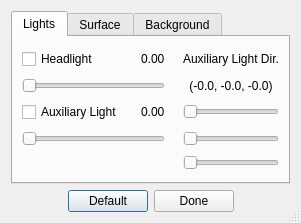
<?xml version="1.0" encoding="UTF-8"?>
<ui version="4.0">
 <class>LightingDialog</class>
 <widget class="QDialog" name="LightingDialog">
  <property name="geometry">
   <rect>
    <x>0</x>
    <y>0</y>
    <width>278</width>
    <height>223</height>
   </rect>
  </property>
  <property name="windowTitle">
   <string>Lighting</string>
  </property>
  <property name="sizeGripEnabled">
   <bool>true</bool>
  </property>
  <layout class="QVBoxLayout" name="verticalLayout">
   <item>
    <widget class="QTabWidget" name="tabWidget">
     <property name="currentIndex">
      <number>0</number>
     </property>
     <widget class="QWidget" name="tabLights">
      <attribute name="title">
       <string>Lights</string>
      </attribute>
      <layout class="QGridLayout" name="gridLayout_3" columnstretch="1,0,1">
       <property name="horizontalSpacing">
        <number>18</number>
       </property>
       <item row="1" column="2">
        <widget class="QLabel" name="labelAuxiliaryLightPosition">
         <property name="text">
          <string>(-0.0, -0.0, -0.0)</string>
         </property>
         <property name="alignment">
          <set>Qt::AlignCenter</set>
         </property>
        </widget>
       </item>
       <item row="3" column="2">
        <widget class="QSlider" name="sliderY">
         <property name="orientation">
          <enum>Qt::Horizontal</enum>
         </property>
        </widget>
       </item>
       <item row="0" column="0">
        <widget class="QCheckBox" name="checkBoxHeadlight">
         <property name="text">
          <string>Headlight</string>
         </property>
        </widget>
       </item>
       <item row="2" column="0">
        <widget class="QCheckBox" name="checkBoxAuxiliaryLight">
         <property name="text">
          <string>Auxiliary Light</string>
         </property>
        </widget>
       </item>
       <item row="0" column="2">
        <widget class="QLabel" name="label_15">
         <property name="text">
          <string>Auxiliary Light Dir.</string>
         </property>
         <property name="alignment">
          <set>Qt::AlignCenter</set>
         </property>
        </widget>
       </item>
       <item row="3" column="0" colspan="2">
        <widget class="QSlider" name="sliderAuxiliaryLightIntensity">
         <property name="orientation">
          <enum>Qt::Horizontal</enum>
         </property>
        </widget>
       </item>
       <item row="1" column="0" colspan="2">
        <widget class="QSlider" name="sliderHeadlightIntensity">
         <property name="orientation">
          <enum>Qt::Horizontal</enum>
         </property>
        </widget>
       </item>
       <item row="2" column="2">
        <widget class="QSlider" name="sliderX">
         <property name="orientation">
          <enum>Qt::Horizontal</enum>
         </property>
        </widget>
       </item>
       <item row="4" column="2">
        <widget class="QSlider" name="sliderZ">
         <property name="orientation">
          <enum>Qt::Horizontal</enum>
         </property>
        </widget>
       </item>
       <item row="0" column="1">
        <widget class="QLabel" name="labelHeadlightIntensity">
         <property name="text">
          <string>0.00</string>
         </property>
        </widget>
       </item>
       <item row="2" column="1">
        <widget class="QLabel" name="labelAuxiliaryLightIntensity">
         <property name="text">
          <string>0.00</string>
         </property>
        </widget>
       </item>
      </layout>
     </widget>
     <widget class="QWidget" name="tabSurface">
      <attribute name="title">
       <string>Surface</string>
      </attribute>
      <layout class="QGridLayout" name="gridLayout_2">
       <item row="3" column="2">
        <widget class="QLabel" name="labelSpecularPower">
         <property name="text">
          <string>0.00</string>
         </property>
        </widget>
       </item>
       <item row="1" column="3">
        <widget class="QSlider" name="sliderAmbient">
         <property name="sizePolicy">
          <sizepolicy hsizetype="Expanding" vsizetype="Fixed">
           <horstretch>1</horstretch>
           <verstretch>0</verstretch>
          </sizepolicy>
         </property>
         <property name="orientation">
          <enum>Qt::Horizontal</enum>
         </property>
        </widget>
       </item>
       <item row="0" column="3">
        <widget class="QSlider" name="sliderDiffuse">
         <property name="sizePolicy">
          <sizepolicy hsizetype="Expanding" vsizetype="Fixed">
           <horstretch>1</horstretch>
           <verstretch>0</verstretch>
          </sizepolicy>
         </property>
         <property name="orientation">
          <enum>Qt::Horizontal</enum>
         </property>
        </widget>
       </item>
       <item row="1" column="2">
        <widget class="QLabel" name="labelAmbient">
         <property name="text">
          <string>0.00</string>
         </property>
        </widget>
       </item>
       <item row="0" column="2">
        <widget class="QLabel" name="labelDiffuse">
         <property name="text">
          <string>0.00</string>
         </property>
        </widget>
       </item>
       <item row="2" column="2">
        <widget class="QLabel" name="labelSpecular">
         <property name="text">
          <string>0.00</string>
         </property>
        </widget>
       </item>
       <item row="3" column="1">
        <widget class="QLabel" name="label_13">
         <property name="text">
          <string>Specular Power:</string>
         </property>
         <property name="alignment">
          <set>Qt::AlignRight|Qt::AlignTrailing|Qt::AlignVCenter</set>
         </property>
         <property name="wordWrap">
          <bool>true</bool>
         </property>
        </widget>
       </item>
       <item row="3" column="3">
        <widget class="QSlider" name="sliderSpecularPower">
         <property name="sizePolicy">
          <sizepolicy hsizetype="Expanding" vsizetype="Fixed">
           <horstretch>1</horstretch>
           <verstretch>0</verstretch>
          </sizepolicy>
         </property>
         <property name="orientation">
          <enum>Qt::Horizontal</enum>
         </property>
        </widget>
       </item>
       <item row="2" column="3">
        <widget class="QSlider" name="sliderSpecular">
         <property name="sizePolicy">
          <sizepolicy hsizetype="Expanding" vsizetype="Fixed">
           <horstretch>1</horstretch>
           <verstretch>0</verstretch>
          </sizepolicy>
         </property>
         <property name="orientation">
          <enum>Qt::Horizontal</enum>
         </property>
        </widget>
       </item>
       <item row="2" column="0" colspan="2">
        <widget class="QLabel" name="label_11">
         <property name="text">
          <string>Specular:</string>
         </property>
         <property name="alignment">
          <set>Qt::AlignRight|Qt::AlignTrailing|Qt::AlignVCenter</set>
         </property>
        </widget>
       </item>
       <item row="1" column="0" colspan="2">
        <widget class="QLabel" name="label_9">
         <property name="text">
          <string>Ambient:</string>
         </property>
         <property name="alignment">
          <set>Qt::AlignRight|Qt::AlignTrailing|Qt::AlignVCenter</set>
         </property>
        </widget>
       </item>
       <item row="0" column="0" colspan="2">
        <widget class="QLabel" name="label_7">
         <property name="text">
          <string>Diffuse:</string>
         </property>
         <property name="alignment">
          <set>Qt::AlignRight|Qt::AlignTrailing|Qt::AlignVCenter</set>
         </property>
        </widget>
       </item>
      </layout>
     </widget>
     <widget class="QWidget" name="tabBackground">
      <attribute name="title">
       <string>Background</string>
      </attribute>
      <layout class="QGridLayout" name="gridLayout">
       <item row="0" column="6">
        <spacer name="horizontalSpacer_3">
         <property name="orientation">
          <enum>Qt::Horizontal</enum>
         </property>
         <property name="sizeHint" stdset="0">
          <size>
           <width>38</width>
           <height>20</height>
          </size>
         </property>
        </spacer>
       </item>
       <item row="2" column="0">
        <widget class="QLabel" name="label_2">
         <property name="text">
          <string>Green:</string>
         </property>
         <property name="alignment">
          <set>Qt::AlignRight|Qt::AlignTrailing|Qt::AlignVCenter</set>
         </property>
        </widget>
       </item>
       <item row="3" column="0">
        <widget class="QLabel" name="label_3">
         <property name="text">
          <string>Blue:</string>
         </property>
         <property name="alignment">
          <set>Qt::AlignRight|Qt::AlignTrailing|Qt::AlignVCenter</set>
         </property>
        </widget>
       </item>
       <item row="1" column="0">
        <widget class="QLabel" name="label">
         <property name="text">
          <string>Red:</string>
         </property>
         <property name="alignment">
          <set>Qt::AlignRight|Qt::AlignTrailing|Qt::AlignVCenter</set>
         </property>
        </widget>
       </item>
       <item row="1" column="1">
        <widget class="QLabel" name="labelRed">
         <property name="text">
          <string>0.00</string>
         </property>
        </widget>
       </item>
       <item row="2" column="1">
        <widget class="QLabel" name="labelGreen">
         <property name="text">
          <string>0.00</string>
         </property>
        </widget>
       </item>
       <item row="3" column="1">
        <widget class="QLabel" name="labelBlue">
         <property name="text">
          <string>0.00</string>
         </property>
        </widget>
       </item>
       <item row="1" column="3" colspan="4">
        <widget class="QSlider" name="sliderRed">
         <property name="sizePolicy">
          <sizepolicy hsizetype="Expanding" vsizetype="Fixed">
           <horstretch>1</horstretch>
           <verstretch>0</verstretch>
          </sizepolicy>
         </property>
         <property name="orientation">
          <enum>Qt::Horizontal</enum>
         </property>
        </widget>
       </item>
       <item row="2" column="3" colspan="4">
        <widget class="QSlider" name="sliderGreen">
         <property name="sizePolicy">
          <sizepolicy hsizetype="Expanding" vsizetype="Fixed">
           <horstretch>1</horstretch>
           <verstretch>0</verstretch>
          </sizepolicy>
         </property>
         <property name="orientation">
          <enum>Qt::Horizontal</enum>
         </property>
        </widget>
       </item>
       <item row="3" column="3" colspan="4">
        <widget class="QSlider" name="sliderBlue">
         <property name="sizePolicy">
          <sizepolicy hsizetype="Expanding" vsizetype="Fixed">
           <horstretch>1</horstretch>
           <verstretch>0</verstretch>
          </sizepolicy>
         </property>
         <property name="orientation">
          <enum>Qt::Horizontal</enum>
         </property>
        </widget>
       </item>
       <item row="0" column="0" colspan="2">
        <widget class="QRadioButton" name="radioButtonWhite">
         <property name="text">
          <string>White</string>
         </property>
         <property name="checked">
          <bool>true</bool>
         </property>
        </widget>
       </item>
       <item row="0" column="3" colspan="3">
        <widget class="QRadioButton" name="radioButtonCustom">
         <property name="text">
          <string>Custom</string>
         </property>
        </widget>
       </item>
      </layout>
     </widget>
    </widget>
   </item>
   <item>
    <layout class="QHBoxLayout" name="horizontalLayout">
     <item>
      <spacer name="horizontalSpacer">
       <property name="orientation">
        <enum>Qt::Horizontal</enum>
       </property>
       <property name="sizeHint" stdset="0">
        <size>
         <width>40</width>
         <height>20</height>
        </size>
       </property>
      </spacer>
     </item>
     <item>
      <widget class="QPushButton" name="pushButtonDefault">
       <property name="text">
        <string>Default</string>
       </property>
      </widget>
     </item>
     <item>
      <widget class="QPushButton" name="pushButtonDone">
       <property name="text">
        <string>Done</string>
       </property>
      </widget>
     </item>
     <item>
      <spacer name="horizontalSpacer_2">
       <property name="orientation">
        <enum>Qt::Horizontal</enum>
       </property>
       <property name="sizeHint" stdset="0">
        <size>
         <width>40</width>
         <height>20</height>
        </size>
       </property>
      </spacer>
     </item>
    </layout>
   </item>
  </layout>
 </widget>
 <tabstops>
  <tabstop>tabWidget</tabstop>
  <tabstop>checkBoxHeadlight</tabstop>
  <tabstop>sliderHeadlightIntensity</tabstop>
  <tabstop>checkBoxAuxiliaryLight</tabstop>
  <tabstop>sliderAuxiliaryLightIntensity</tabstop>
  <tabstop>sliderX</tabstop>
  <tabstop>sliderY</tabstop>
  <tabstop>sliderZ</tabstop>
  <tabstop>sliderDiffuse</tabstop>
  <tabstop>sliderAmbient</tabstop>
  <tabstop>sliderSpecular</tabstop>
  <tabstop>sliderSpecularPower</tabstop>
  <tabstop>radioButtonWhite</tabstop>
  <tabstop>radioButtonCustom</tabstop>
  <tabstop>sliderRed</tabstop>
  <tabstop>sliderGreen</tabstop>
  <tabstop>sliderBlue</tabstop>
  <tabstop>pushButtonDefault</tabstop>
  <tabstop>pushButtonDone</tabstop>
 </tabstops>
 <resources/>
 <connections/>
</ui>
